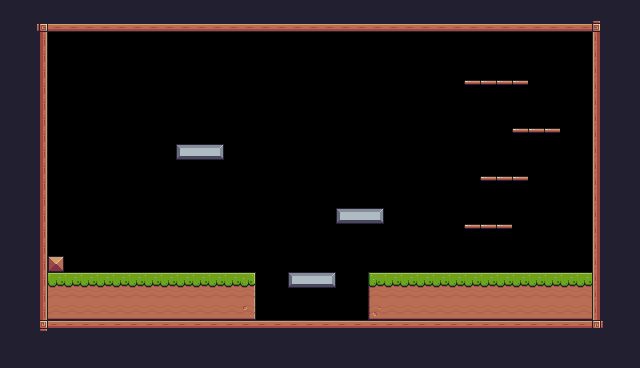

A 2D game scene composited from a Tiled map and its tileset images. What follows is a short description and the map's XML, with every tile layer's data as written:
An orthogonal 40x23 tile map with 16x16 px tiles, 1 tile layer (Background) and 15 objects (4x Platform, Player).

<map version="1.10" tiledversion="1.10.2" orientation="orthogonal" renderorder="right-down" width="40" height="23" tilewidth="16" tileheight="16" infinite="0" nextlayerid="4" nextobjectid="17">
 <tileset firstgid="1" source="PixelAdventureTerrain.tsx" />
 <layer id="1" name="Background" width="40" height="23">
  <properties>
   <property name="BackgroundColor" value="Purple" />
  </properties>
  <data encoding="csv">
24,24,24,24,24,24,24,24,24,24,24,24,24,24,24,24,24,24,24,24,24,24,24,24,24,24,24,24,24,24,24,24,24,24,24,24,24,24,24,24,
24,24,92,134,134,134,134,134,134,134,134,134,134,134,134,134,134,134,134,134,134,134,134,134,134,134,134,134,134,134,134,134,134,134,134,134,134,93,24,24,
24,24,113,0,0,0,0,0,0,0,0,0,0,0,0,0,0,0,0,0,0,0,0,0,0,0,0,0,0,0,0,0,0,0,0,0,0,111,24,24,
24,24,113,0,0,0,0,0,0,0,0,0,0,0,0,0,0,0,0,0,0,0,0,0,0,0,0,0,0,0,0,0,0,0,0,0,0,111,24,24,
24,24,113,0,0,0,0,0,0,0,0,0,0,0,0,0,0,0,0,0,0,0,0,0,0,0,0,0,0,0,0,0,0,0,0,0,0,111,24,24,
24,24,113,0,0,0,0,0,0,0,0,0,0,0,0,0,0,0,0,0,0,0,0,0,0,0,0,0,0,40,40,40,40,0,0,0,0,111,24,24,
24,24,113,0,0,0,0,0,0,0,0,0,0,0,0,0,0,0,0,0,0,0,0,0,0,0,0,0,0,0,0,0,0,0,0,0,0,111,24,24,
24,24,113,0,0,0,0,0,0,0,0,0,0,0,0,0,0,0,0,0,0,0,0,0,0,0,0,0,0,0,0,0,0,0,0,0,0,111,24,24,
24,24,113,0,0,0,0,0,0,0,0,0,0,0,0,0,0,0,0,0,0,0,0,0,0,0,0,0,0,0,0,0,40,40,40,0,0,111,24,24,
24,24,113,0,0,0,0,0,0,0,0,101,102,103,0,0,0,0,0,0,0,0,0,0,0,0,0,0,0,0,0,0,0,0,0,0,0,111,24,24,
24,24,113,0,0,0,0,0,0,0,0,0,0,0,0,0,0,0,0,0,0,0,0,0,0,0,0,0,0,0,0,0,0,0,0,0,0,111,24,24,
24,24,113,0,0,0,0,0,0,0,0,0,0,0,0,0,0,0,0,0,0,0,0,0,0,0,0,0,0,0,40,40,40,0,0,0,0,111,24,24,
24,24,113,0,0,0,0,0,0,0,0,0,0,0,0,0,0,0,0,0,0,0,0,0,0,0,0,0,0,0,0,0,0,0,0,0,0,111,24,24,
24,24,113,0,0,0,0,0,0,0,0,0,0,0,0,0,0,0,0,0,0,101,102,103,0,0,0,0,0,0,0,0,0,0,0,0,0,111,24,24,
24,24,113,0,0,0,0,0,0,0,0,0,0,0,0,0,0,0,0,0,0,0,0,0,0,0,0,0,0,40,40,40,0,0,0,0,0,111,24,24,
24,24,113,0,0,0,0,0,0,0,0,0,0,0,0,0,0,0,0,0,0,0,0,0,0,0,0,0,0,0,0,0,0,0,0,0,0,111,24,24,
24,24,113,35,0,0,0,0,0,0,0,0,0,0,0,0,0,0,0,0,0,0,0,0,0,0,0,0,0,0,0,0,0,0,0,0,0,111,24,24,
24,24,113,8,8,8,8,8,8,8,8,8,8,8,8,9,0,0,101,102,103,0,0,7,8,8,8,8,8,8,8,8,8,8,8,8,8,111,24,24,
24,24,113,30,30,30,30,30,30,30,30,30,30,30,30,31,0,0,0,0,0,0,0,29,30,30,30,30,30,30,30,30,30,30,30,30,30,111,24,24,
24,24,113,52,52,52,52,52,52,52,52,52,52,52,52,53,0,0,0,0,0,0,0,51,52,52,52,52,52,52,52,52,52,52,52,52,52,111,24,24,
24,24,114,90,90,90,90,90,90,90,90,90,90,90,90,90,90,90,90,90,90,90,90,90,90,90,90,90,90,90,90,90,90,90,90,90,90,115,24,24,
24,24,24,24,24,24,24,24,24,24,24,24,24,24,24,24,24,24,24,24,24,24,24,24,24,24,24,24,24,24,24,24,24,24,24,24,24,24,24,24,
24,24,24,24,24,24,24,24,24,24,24,24,24,24,24,24,24,24,24,24,24,24,24,24,24,24,24,24,24,24,24,24,24,24,24,24,24,24,24,24
</data>
 </layer>
 <objectgroup id="2" name="Spawnpoints">
  <object id="1" name="Player" type="Player" x="192" y="96" width="32" height="32" />
 </objectgroup>
 <objectgroup id="3" name="Collisions">
  <object id="2" x="32" y="32" width="16" height="304" />
  <object id="3" x="32" y="16" width="576" height="16" />
  <object id="5" x="592" y="32" width="16" height="304" />
  <object id="6" x="48" y="320" width="544" height="16" />
  <object id="7" x="48" y="272" width="208" height="48" />
  <object id="8" x="368" y="272" width="224" height="48" />
  <object id="9" x="288" y="272" width="48" height="16" />
  <object id="10" x="48" y="256" width="16" height="16" />
  <object id="11" x="176" y="144" width="48" height="16" />
  <object id="12" x="336" y="208" width="48" height="16" />
  <object id="13" type="Platform" x="480" y="176" width="48" height="16" />
  <object id="14" type="Platform" x="464" y="224" width="48" height="16" />
  <object id="15" type="Platform" x="512" y="128" width="48" height="16" />
  <object id="16" type="Platform" x="464" y="80" width="64" height="16" />
 </objectgroup>
</map>
